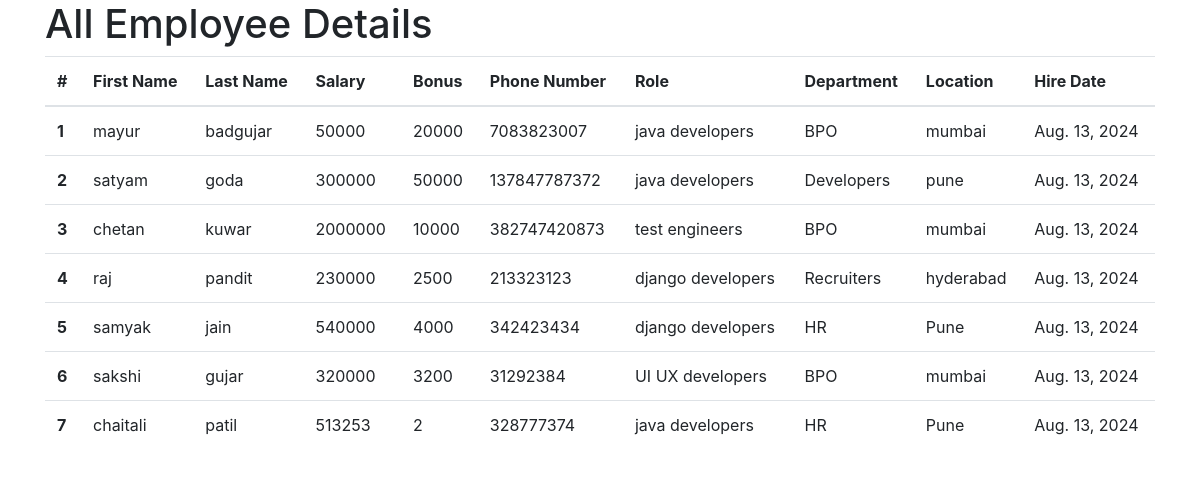
The app's page /all_emp with its own data.
### emp_app/models.py (models this page shows, shortened)
class Employee(models.Model):
    first_name = models.CharField(max_length=100,name=False)
    last_name = models.CharField(max_length=100)
    dept = models.ForeignKey(Department, on_delete=models.CASCADE)
    salary = models.IntegerField(default=0)
    bonus = models.IntegerField(default=0)
    role = models.ForeignKey(Role, on_delete=models.CASCADE)
    phone = models.IntegerField(default=0)
    hire_date = models.DateField()
    def __str__(self):
        return '%s %s %s' %(self.first_name, self.last_name, self.phone)

class Role(models.Model):
    name = models.CharField(max_length=100,null=False)

class Department(models.Model):
    name = models.CharField(max_length=100,null=False)
    location = models.CharField(max_length=100)

### emp_app/views.py (the view)
# urls.py: path('all_emp',views.all_emp, name='all_emp'),
def all_emp(request):
    emps = Employee.objects.all()
    context = {
        'emps':emps
    }
    print(context)
    return render(request,'all_emp.html',context)

### emp_app/Templates/all_emp.html (shortened to what this page needs)
<!doctype html>
<html lang="en">
<head>
    <link rel="stylesheet" href="https://cdn.jsdelivr.net/npm/bootstrap@4.4.1/dist/css/bootstrap.min.css">
</head>
<body>
    <div class='container'>
        <h1>All Employee Details</h1>
        <table class="table">
            <thead>
                <tr>
                    <th scope="col">#</th>
                    <th scope="col">First Name</th>
                    <th scope="col">Last Name</th>
                    <th scope="col">Salary</th>
                    <th scope="col">Bonus</th>
                    <th scope="col">Phone Number</th>
                    <th scope="col">Role</th>
                    <th scope="col">Department</th>
                    <th scope="col">Location</th>
                    <th scope="col">Hire Date</th>
                </tr>
            </thead>
            <tbody>
                {% for emp in emps %}
                <tr>
                    <th scope="row">{{ emp.id }}</th>
                    <td>{{ emp.first_name }}</td>
                    <td>{{ emp.last_name }}</td>
                    <td>{{ emp.salary }}</td>
                    <td>{{ emp.bonus }}</td>
                    <td>{{ emp.phone }}</td>
                    <td>{{ emp.role.name }}</td>
                    <td>{{ emp.dept.name }}</td>
                    <td>{{ emp.dept.location }}</td>
                    <td>{{ emp.hire_date }}</td>
                </tr>
                {% endfor %}
            </tbody>
        </table>
    </div>
</body>
</html>

### records on screen
Employee: id "1", first_name "mayur", last_name "badgujar", salary "50000", bonus "20000", phone "7083823007", role.name "java developers", dept.name "BPO", dept.location "mumbai", hire_date "Aug. 13, 2024"
Employee: id "2", first_name "satyam", last_name "goda", salary "300000", bonus "50000", phone "137847787372", role.name "java developers", dept.name "Developers", dept.location "pune", hire_date "Aug. 13, 2024"
Employee: id "3", first_name "chetan", last_name "kuwar", salary "2000000", bonus "10000", phone "382747420873", role.name "test engineers", dept.name "BPO", dept.location "mumbai", hire_date "Aug. 13, 2024"
Employee: id "4", first_name "raj", last_name "pandit", salary "230000", bonus "2500", phone "213323123", role.name "django developers", dept.name "Recruiters", dept.location "hyderabad", hire_date "Aug. 13, 2024"
Employee: id "5", first_name "samyak", last_name "jain", salary "540000", bonus "4000", phone "342423434", role.name "django developers", dept.name "HR", dept.location "Pune", hire_date "Aug. 13, 2024"
Employee: id "6", first_name "sakshi", last_name "gujar", salary "320000", bonus "3200", phone "31292384", role.name "UI UX developers", dept.name "BPO", dept.location "mumbai", hire_date "Aug. 13, 2024"
Employee: id "7", first_name "chaitali", last_name "patil", salary "513253", bonus "2", phone "328777374", role.name "java developers", dept.name "HR", dept.location "Pune", hire_date "Aug. 13, 2024"
